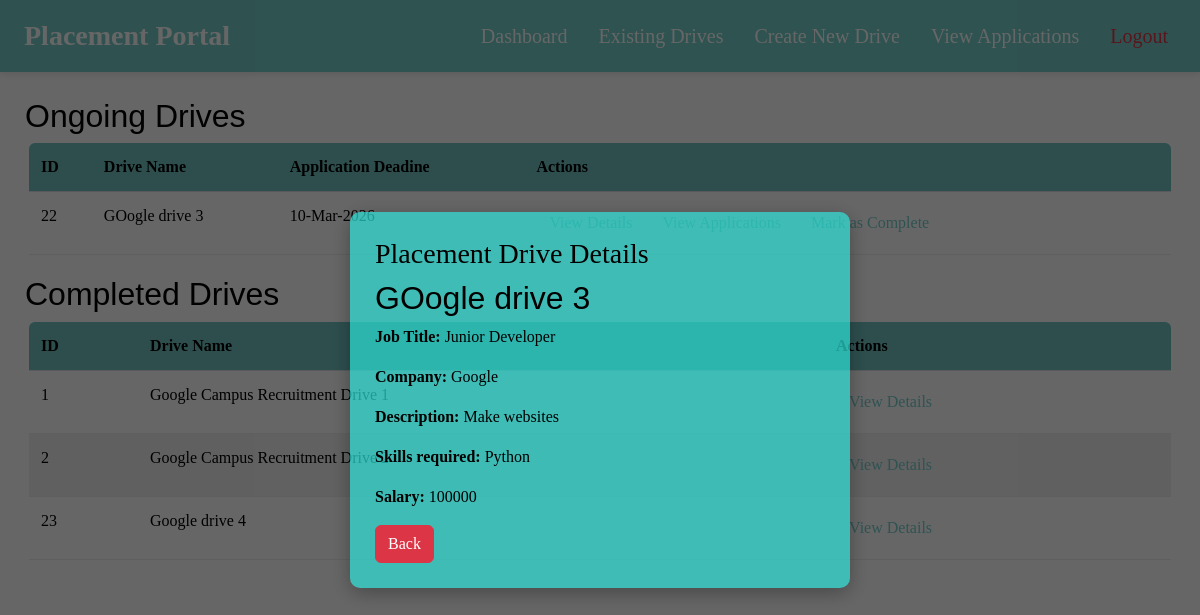
Screenshot of /company/1/viewDrives?viewDriveId=22 (signed in) with the database file from the repository.
### models.py (models this page shows)
class JobPosition(db.Model):
    __tablename__ = "jobpositions"
    jobId = db.Column(db.Integer, primary_key = True, autoincrement = True)
    companyId = db.Column(db.Integer, db.ForeignKey("companies.companyId"), nullable = False)
    driveName = db.Column(db.String, nullable = False)
    positionOpen= db.Column(db.String, nullable = False)
    description = db.Column(db.String, nullable = False)
    skillsRequired = db.Column(db.String, nullable = False)
    experienceRequired = db.Column(db.String, nullable = False)
    deadline = db.Column(db.DateTime, nullable = False)
    active = db.Column(db.Boolean, default = True, nullable = False)
    salary = db.Column(db.String, nullable = False)
    location = db.Column(db.String, nullable = False)
    company = db.relationship('Company', back_populates = "jobs")
    applications = db.relationship('Application', back_populates = 'job', lazy = True, cascade = "all, delete-orphan")

class Company(db.Model):
    __tablename__ = "companies"
    companyId = db.Column(db.Integer, autoincrement = True, primary_key = True)
    userId = db.Column(db.Integer, db.ForeignKey("users.userId"), nullable = False)
    companyName = db.Column(db.String, nullable = False)
    industry = db.Column(db.String, nullable = False)
    description = db.Column(db.String, nullable = False)
    companyEmail = db.Column(db.String,nullable = False)
    approved = db.Column(db.Boolean, default = False, nullable = False)
    jobs = db.relationship('JobPosition', back_populates = "company", lazy = True, cascade = "all, delete-orphan")
    user = db.relationship('User', back_populates = "company")

### app.py (the view)
@app.route('/company/<int:companyId>/viewDrives')
@role_required('Company')
def showCompanyDrives(companyId):
    query = JobPosition.query.filter_by(companyId = companyId)
    activeDrives = query.filter_by(active = True).all()
    completedDrives = query.filter_by(active = False).all()
    viewDriveId = request.args.get("viewDriveId")
    selectedDrive = None
    if viewDriveId:
        selectedDrive = JobPosition.query.filter_by(jobId = viewDriveId).first()
    return render_template('./company/existingDrives.html', companyId = companyId, selectedDrive = selectedDrive, activeDrives = activeDrives, completedDrives = completedDrives)

### app.py (called while the page is built)
@loginManager.user_loader
def load_user(userId):
    return db.session.get(User, int(userId))

def role_required(role):
    def wrapper(func):
        @wraps(func)
        @login_required
        def decorated_function(*args, **kwargs):
            if current_user.role != role:
                abort(403)
            if current_user.active != True:
                flash("Waiting Admin Approval!", "danger")
            return func(*args,**kwargs)
        return decorated_function
    return wrapper

### templates/company/existingDrives.html (shortened to what this page needs)
<!DOCTYPE html>
<html>
    <head>
        <link href="https://cdn.jsdelivr.net/npm/bootstrap@5.3.3/dist/css/bootstrap.min.css" rel="stylesheet">
        <link rel="stylesheet" href="../../static/css/style.css">
    </head>
    <body>
        <nav class="navbar navbar-expand-lg px-4">
        <a class="navbar-brand" href="{{ url_for('showCompanyDash', companyId = companyId) }}">Placement Portal</a>
        <div class="collapse navbar-collapse">
            <ul class="navbar-nav ms-auto">
                <li class = "nav-item">
                    <a class = "nav-link" href = "{{ url_for('showCompanyDash', companyId = companyId) }}">Dashboard</a>
                </li>
                <li class = "nav-item">
                    <a class = "nav-link" href = "{{ url_for('showCompanyDrives', companyId = companyId) }}">Existing Drives</a>
                </li>
                <li class = "nav-item">
                    <a class = "nav-link" href = "{{ url_for('createDrive', companyId = companyId) }}">Create New Drive</a>
                </li>
                <li class = "nav-item">
                    <a class = "nav-link" href = "{{ url_for('showCompanyApplications', companyId = companyId) }}">View Applications</a>
                </li>
                <li class = "nav-item">
                    <a class = "nav-link text-danger" href = "{{ url_for('logout') }}">Logout</a>
                </li>
            </ul>
        </div>
    </nav>
    <div class ="content">
{% if activeDrives %}
    <h2>Ongoing Drives</h2>
<div class="table-container">
        <table class = "table table-striped">
            <tr>
                <th>ID</th>
                <th>Drive Name</th>
                <th>Application Deadine</th>
                <th>Actions</th>
            </tr>
            {%  for drive in activeDrives %}
            <tr>
                <td>{{ drive.jobId }}</td>
                <td> {{ drive.driveName }}</td>
                <td>{{ drive.deadline.strftime('%d-%b-%Y') }}</td>
                <td>
                    <a class="btn" href = "{{ url_for('showCompanyDrives', companyId = companyId, viewDriveId = drive.jobId) }}">View Details</a>
                    <a class="btn" href = "{{ url_for('showCompanyApplications', companyId = companyId, jobId = drive.jobId) }}">View Applications</a>
                    <a class = "btn" href = "{{ url_for('closeDrive', companyId = companyId, jobId = drive.jobId) }}">Mark as Complete</a>
                </td>
            </tr>
            {% endfor %}
        </table>
        </div>
        {% else %}
        <h2>No Ongoing Drives.</h2>
        {% endif %}
    <h2>Completed Drives</h2>
    <div class="table-container">
        <table class = "table table-striped">
            <tr>
                <th>ID</th>
                <th>Drive Name</th>
                <th>Actions</th>
            </tr>
            {%  for drive in completedDrives %}
            <tr>
                <td>{{ drive.jobId }}</td>
                <td> {{ drive.driveName }}</td>
                <td><a class="btn" href = "{{ url_for('showCompanyDrives', companyId = companyId, viewDriveId = drive.jobId) }}">View Details</a></td>
            </tr>
            {% endfor %}
        </table>
        </div>
        {% if selectedDrive %}
        <div class = "modal-overlay" tabindex = -1 id = "viewDriveModal">
            <div class = "modal-box">
                    <h3>
                        Placement Drive Details
                    </h3>
                    <div>
                        <h2>{{ selectedDrive.driveName }}</h2>
                        <p><b>Job Title: </b>{{ selectedDrive.positionOpen }}</p>
                        <p><b>Company: </b>{{ selectedDrive.company.companyName }}</p>
                        <p><b>Description: </b>{{ selectedDrive.description }}</p>
                        <p><b>Skills required: </b>{{ selectedDrive.skillsRequired }}</p>
                        <p><b>Salary: </b>{{ selectedDrive.salary }}</p>
                    </div>
                    <a href="{{ url_for('showCompanyDrives', companyId = companyId) }}" class="btn btn-danger">Back</a>
                </div>
        </div>
        {% endif %}
    </div>
    </body>
</html>

### static/css/style.css (style rules this page uses)
body { font-family:'Times New Roman', Times, serif; background-image: url('../images/background.png'); background-size: cover; background-position: center; background-attachment: fixed; color: #000000; }
.navbar { position: sticky; top: 0; z-index: 1030; box-shadow: 0 2px 6px rgba(0, 0, 0, 0.1); background-color: #76cfcb; padding: 10px 20px; }
.navbar-brand { color: white; font-weight: bold; font-size: 28px; }
.nav-link { color: #ffffff; margin-left: 15px; font-size: 20px; }
.content { margin: 25px; }
.table-container { max-height: 350px; overflow-y: auto; border-radius: 6px; margin: 4px; }
.table th { background-color: #76cfcb; color: rgb(0, 0, 0); font-weight: 600; padding: 12px; text-align: left; top: 0; position: sticky; z-index: 1000; }
.table td { padding: 12px; border-bottom: 1px solid #eee; }
.table a { color: #76cfcb; text-decoration: none; font-weight: 500; }
.modal-overlay { position: fixed; top: 0; left: 0; right: 0; bottom: 0; background: rgba(0,0,0,0.6); display: flex; justify-content: center; align-items: center; z-index: 1050; }
h2 { font-family: 'Franklin Gothic Medium', 'Arial Narrow', Arial, sans-serif; }
.modal-box { background: rgba(43, 230, 220, 0.674); padding: 25px; border-radius: 10px; width: 500px; box-shadow: 0 5px 20px rgba(0,0,0,0.3); font-family: Georgia, "Times New Roman", Times, serif; }

### rows the page displays
JobPosition: jobId "22", driveName "GOogle drive 3", deadline "10-Mar-2026", positionOpen "Junior Developer", description "Make websites", skillsRequired "Python", salary "100000"
JobPosition: jobId "1", driveName "Google Campus Recruitment Drive 1"
JobPosition: jobId "2", driveName "Google Campus Recruitment Drive 2"
JobPosition: jobId "23", driveName "Google drive 4"
Company: company.companyName "Google"
